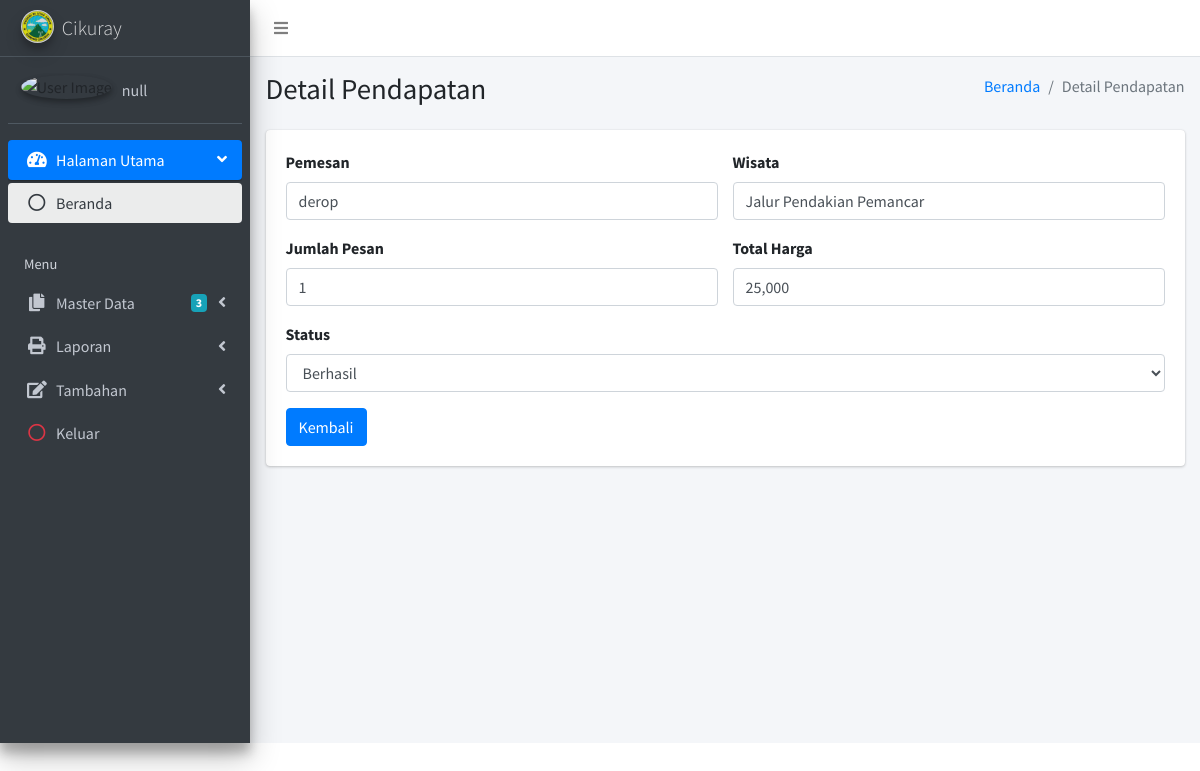
The page /Admin/Laporan/detail-pendapatan?id=51 (signed in) on the database its author committed.
### tables this page shows
CREATE TABLE `tb_transaksi` (
  `id_transaksi` int(11) NOT NULL,
  `kode` varchar(50) DEFAULT NULL,
  `id_user` int(11) DEFAULT NULL,
  `id_jalur` int(11) DEFAULT NULL,
  `jumlah_pesan` int(11) DEFAULT NULL,
  `total_harga` varchar(50) DEFAULT NULL,
  `status` enum('0','1','2') DEFAULT '0',
  `created` datetime DEFAULT NULL,
  `modified` datetime DEFAULT NULL,
  `bukti` varchar(50) NOT NULL
);

CREATE TABLE `tb_user` (
  `id_user` int(11) NOT NULL,
  `nama_lengkap` varchar(100) DEFAULT NULL,
  `username` varchar(50) DEFAULT NULL,
  `password` varchar(250) DEFAULT NULL,
  `email` varchar(100) DEFAULT NULL,
  `no_hp` varchar(15) DEFAULT NULL,
  `tgl_lahir` date DEFAULT NULL,
  `gambar` varchar(250) DEFAULT 'coretan.png',
  `status` enum('0','1') DEFAULT '0',
  `created` datetime DEFAULT NULL,
  `modified` datetime DEFAULT NULL
);

CREATE TABLE `tb_jalur` (
  `id_jalur` int(11) NOT NULL,
  `id_kategori` int(11) DEFAULT NULL,
  `nama_jalur` varchar(50) DEFAULT NULL,
  `alamat` text DEFAULT NULL,
  `ket_singkat` text DEFAULT NULL,
  `ket_lengkap` text DEFAULT NULL,
  `harga` int(11) DEFAULT NULL,
  `stok` int(11) DEFAULT NULL,
  `gambar` varchar(250) DEFAULT NULL,
  `created` datetime DEFAULT NULL,
  `modified` datetime DEFAULT NULL
);

### Admin/Laporan/detail-pendapatan.php (the view, shortened to what this page needs)
<?php
include '../../koneksi.php';
$id_pendapatan = $_GET['id'];
$query = "SELECT t.id_transaksi, t.jumlah_pesan, t.status, t.total_harga, u.nama_lengkap, w.nama_jalur FROM tb_transaksi t INNER JOIN tb_user u ON t.id_user = u.id_user INNER JOIN tb_jalur w ON t.id_jalur = w.id_jalur WHERE t.id_transaksi = '$id_pendapatan'";
$exe = mysqli_query($conn, $query);
$row = mysqli_fetch_array($exe);
$id_user = $_COOKIE["version"];
$query = "SELECT * FROM tb_admin WHERE id_admin = '$id_user'";
$exe = mysqli_query($conn, $query);
$data = mysqli_fetch_array($exe);
?>
<!DOCTYPE html>
<html>
<head>
  <link rel="stylesheet" href="../../assets/plugins/fontawesome-free/css/all.min.css">
  <link rel="stylesheet" href="https://code.ionicframework.com/ionicons/2.0.1/css/ionicons.min.css">
  <link rel="stylesheet" href="../../assets/plugins/select2/css/select2.min.css">
  <link rel="stylesheet" href="../../assets/plugins/select2-bootstrap4-theme/select2-bootstrap4.min.css">
  <link rel="stylesheet" href="../../assets/dist/css/adminlte.min.css">
  <link rel="stylesheet" href="../../assets/plugins/sweet-alert2dist/sweetalert2.min.css">
</head>
<body class="hold-transition sidebar-mini">
  <div class="wrapper">
    <nav class="main-header navbar navbar-expand navbar-white navbar-light">
      <ul class="navbar-nav">
        <li class="nav-item">
          <a class="nav-link" data-widget="pushmenu" href="#"><i class="fas fa-bars"></i></a>
        </li>
      </ul>
    </nav>
    <aside class="main-sidebar sidebar-dark-primary elevation-4">
      <a href="../index" class="brand-link">
        <img src="../../assets/images/logo.jpg" alt="Peonpegu" class="brand-image img-circle elevation-3"
        style="opacity: .8">
        <span class="brand-text font-weight-light">Cikuray</span>
      </a>
      <div class="sidebar">
        <div class="user-panel mt-3 pb-3 mb-3 d-flex">
          <div class="image">
            <img src="../../assets/images/akun/<?php echo $data['gambar'];?>" class="img-circle elevation-2" alt="User Image">
          </div>
          <div class="info">
            <a href="../Akun/index" class="d-block"><script type="text/javascript">document.write(tampil2)</script></a>
          </div>
        </div>
        <nav class="mt-2">
          <ul class="nav nav-pills nav-sidebar flex-column" data-widget="treeview" role="menu" data-accordion="false">
           <li class="nav-item has-treeview menu-open">
            <a href="#" class="nav-link active">
              <i class="nav-icon fas fa-tachometer-alt"></i>
              <p>
                Halaman Utama
                <i class="right fas fa-angle-left"></i>
              </p>
            </a>
            <ul class="nav nav-treeview">
              <li class="nav-item">
                <a href="../index" class="nav-link active">
                  <i class="far fa-circle nav-icon"></i>
                  <p>Beranda</p>
                </a>
              </li>
            </ul>
          </li>
          <li class="nav-header">Menu</li>
          <li class="nav-item has-treeview">
            <a href="#" class="nav-link">
              <i class="nav-icon fas fa-copy"></i>
              <p>
                Master Data
                <i class="fas fa-angle-left right"></i>
                <span class="badge badge-info right">3</span>
              </p>
            </a>
          </li>
          <li class="nav-item has-treeview">
            <a href="#" class="nav-link">
              <i class="nav-icon fas fa-print"></i>
              <p>
                Laporan
                <i class="fas fa-angle-left right"></i>
              </p>
            </a>
          </li>
          <li class="nav-item has-treeview">
            <a href="#" class="nav-link">
              <i class="nav-icon fas fa-edit"></i>
              <p>
                Tambahan
                <i class="fas fa-angle-left right"></i>
              </p>
            </a>
          </li>
          <li class="nav-item">
            <a href="../../Proses/logout" class="nav-link">
              <i class="nav-icon far fa-circle text-danger"></i>
              <p class="text">Keluar</p>
            </a>
          </li>
        </ul>
      </nav>
    </div>
  </aside>
  <div class="content-wrapper">
    <section class="content-header">
      <div class="container-fluid">
        <div class="row mb-2">
          <div class="col-sm-6">
            <h1>Detail Pendapatan</h1>
          </div>
          <div class="col-sm-6">
            <ol class="breadcrumb float-sm-right">
              <li class="breadcrumb-item"><a href="../index">Beranda</a></li>
              <li class="breadcrumb-item active">Detail Pendapatan</li>
            </ol>
          </div>
        </div>
      </div>
    </section>
    <section class="content">
      <div class="container-fluid">
        <div class="row">
          <div class="col-md-12">
            <div class="card card-primary">
              <form role="form" action="#" method="POST" enctype="multipart/form-data" class="form-user">
                <div class="card-body">
                  <div class="row">
                    <div class="col-md-6">
                      <div class="form-group">
                        <label for="id_user">Pemesan</label>
                        <input type="text" name="id_user" id="id_user" class="form-control" value="<?php echo $row['nama_lengkap'];?>" readonly="" style="background-color: #FFFFFF;">
                      </div>
                    </div>
                    <div class="col-md-6">
                      <div class="form-group">
                        <label for="id_jalur">Wisata</label>
                        <input type="text" name="id_jalur" id="id_jalur" class="form-control" value="<?php echo $row['nama_jalur'];?>" readonly="" style="background-color: #FFFFFF;">
                      </div>
                    </div>
                  </div>
                  <div class="row">
                    <div class="col-md-6">
                      <div class="form-group">
                        <label for="jumlah_pesan">Jumlah Pesan</label>
                        <input type="number" name="jumlah_pesan" id="jumlah_pesan" class="form-control" required="" value="<?php echo $row['jumlah_pesan'];?>" readonly="" style="background-color: #FFFFFF;">
                      </div>
                    </div>
                    <div class="col-md-6">
                      <div class="form-group">
                        <label for="total_harga">Total Harga</label>
                        <input type="text" name="total_harga" id="total_harga" class="form-control" required="" value="<?php echo number_format($row['total_harga']); ?>" readonly="" style="background-color: #FFFFFF;">
                      </div>
                    </div>
                  </div>
                  <div class="row">
                    <div class="col-md-12">
                      <div class="form-group">
                        <label for="status">Status</label>
                        <select name="status" id="status" readonly="" class="form-control" style="background-color: #FFFFFF;">
                          <?php
                          if($row['status'] == '0') {
                            echo "<option value='0' selected='selected'>Pending</option>";
                          }else if($row['status'] == '1') {
                            echo "<option value='1' selected='selected'>Proses</option>";
                          }else if($row['status'] == '2') {
                            echo "<option value='2' selected='selected'>Berhasil</option>";
                          }else {
                            echo "<option value='' selected='selected'>Pilih Status</option>";
                          }
                          ?>
                        </select>
                      </div>
                    </div>
                  </div>
                  <a href="pendapatan" class="btn btn-primary" style="color: white; cursor: pointer;">Kembali</a>
                </div>
              </form>
            </div>
          </div>
        </div>
      </div>
    </section>
  </div>
</div>
</body>
</html>

### rows shown on the page
tb_transaksi: id_user "derop", id_jalur "Jalur Pendakian Pemancar", jumlah_pesan "1", total_harga "25,000", status "Berhasil"
